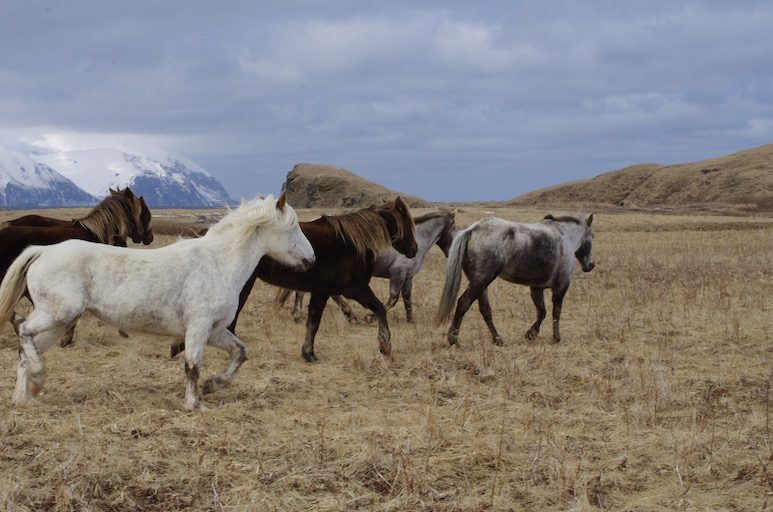
#> input picture _deprecated/data_images/horses.jpg, 773 x 512 px
$ python -i preprocessor.py   (imports and definitions only)
#> lines starting #> are read from the running program, lines starting #| are printed output that depends on the picture
#> further down, picture is the input picture: shape (512, 773, 3); mean B, G, R 125.2, 128.2, 133.3
"""视频帧预处理：对比度增强与锐化。"""

from __future__ import annotations

import cv2
import numpy as np


class FramePreprocessor:
    """增强管节环形/接缝结构的可视特征。"""

    def __init__(
        self,
        clahe_clip: float = 2.0,
        clahe_grid: tuple[int, int] = (8, 8),
        sharpen: bool = True,
        denoise: bool = False,
    ) -> None:
        self.clahe = cv2.createCLAHE(clipLimit=clahe_clip, tileGridSize=clahe_grid)
        self.sharpen = sharpen
        self.denoise = denoise
        self._sharpen_kernel = np.array(
            [[0, -1, 0], [-1, 5, -1], [0, -1, 0]], dtype=np.float32
        )

    def process(self, frame: np.ndarray) -> np.ndarray:
        if frame is None or frame.size == 0:
            return frame

        if self.denoise:
            frame = cv2.fastNlMeansDenoisingColored(frame, None, 5, 5, 7, 21)

        lab = cv2.cvtColor(frame, cv2.COLOR_BGR2LAB)
#> lab: shape (512, 773, 3); mean of channels 0, 1, 2 137.1, 130.3, 130.9
        l_channel, a_channel, b_channel = cv2.split(lab)
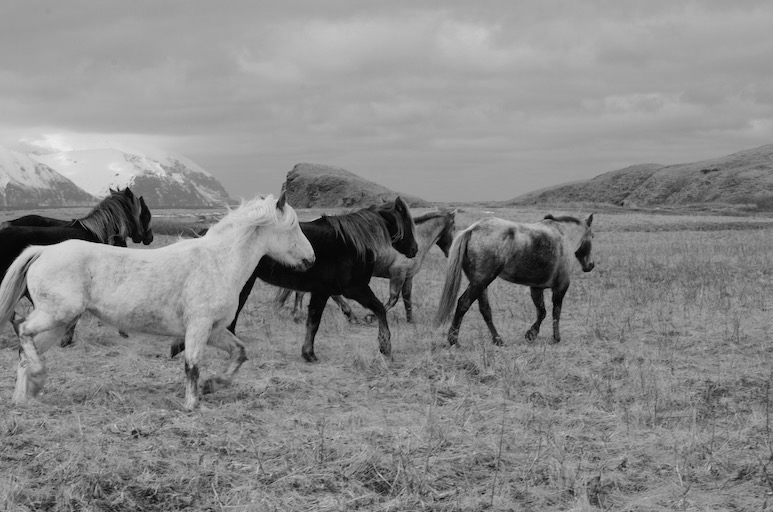
#> l_channel: shape (512, 773); min 0, max 236, mean 137.1
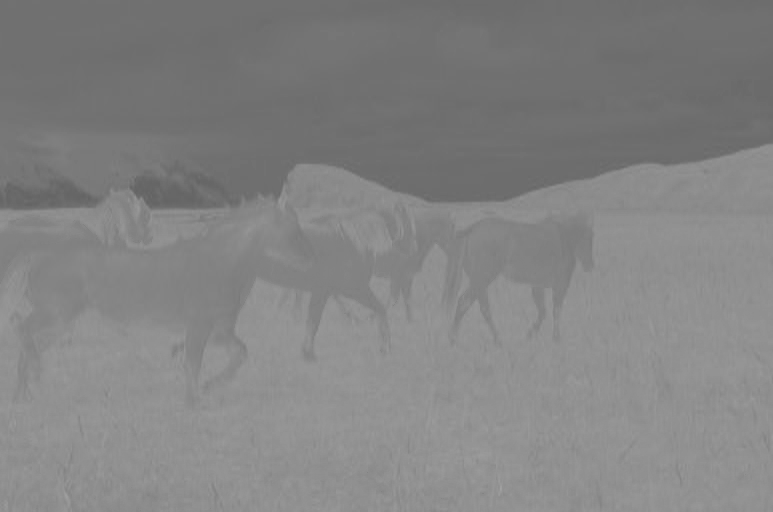
#> b_channel: shape (512, 773); min 99, max 162, mean 130.9
        l_channel = self.clahe.apply(l_channel)
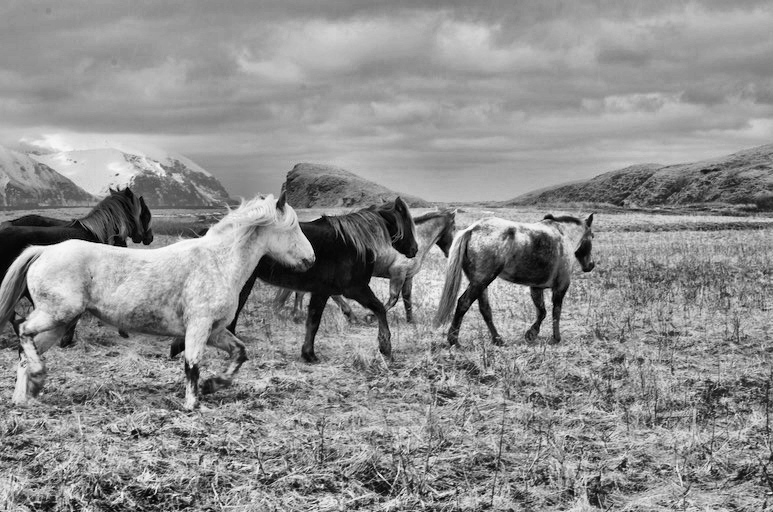
#> l_channel: shape (512, 773); min 0, max 249, mean 142.4
        enhanced = cv2.merge([l_channel, a_channel, b_channel])
#> enhanced: shape (512, 773, 3); mean of channels 0, 1, 2 142.4, 130.3, 130.9
        result = cv2.cvtColor(enhanced, cv2.COLOR_LAB2BGR)
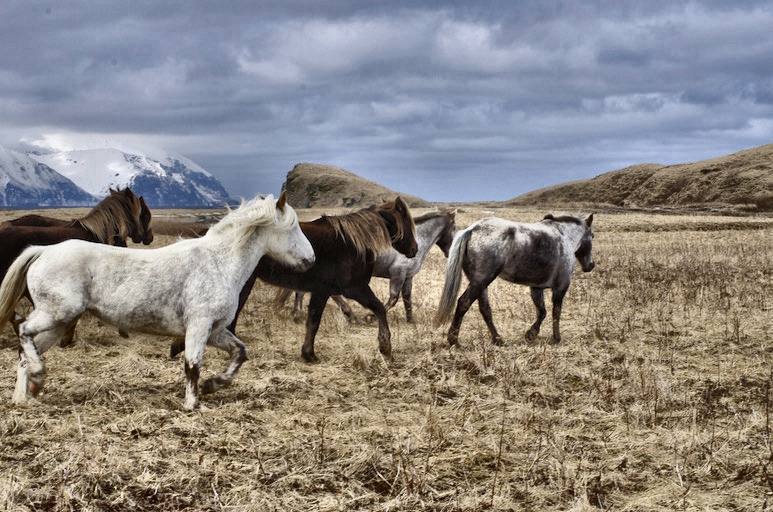
#> result: shape (512, 773, 3); mean B, G, R 130.9, 134.2, 139.2

        if self.sharpen:
            result = cv2.filter2D(result, -1, self._sharpen_kernel)
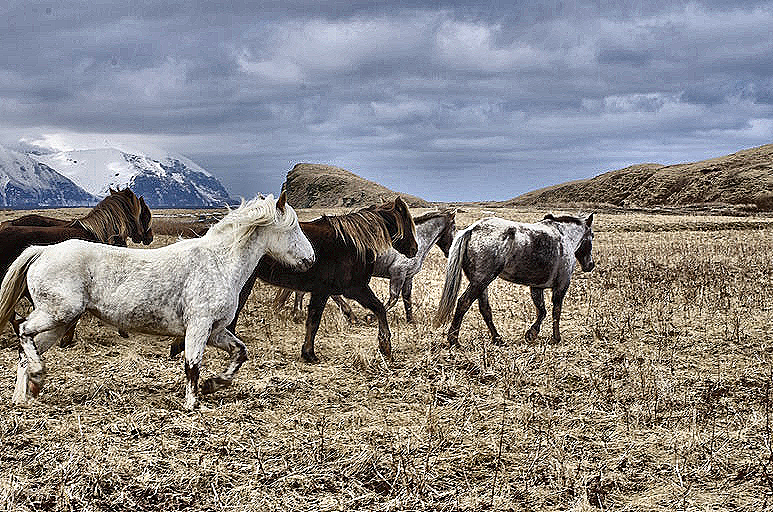
#> result: shape (512, 773, 3); mean B, G, R 134.4, 135.1, 138.1

        return result

>>> import cv2
>>> picture = cv2.imread('../../../../_deprecated/data_images/horses.jpg')
>>> result = FramePreprocessor().process(picture)

$ run again, on _deprecated/data_images/test.jpg
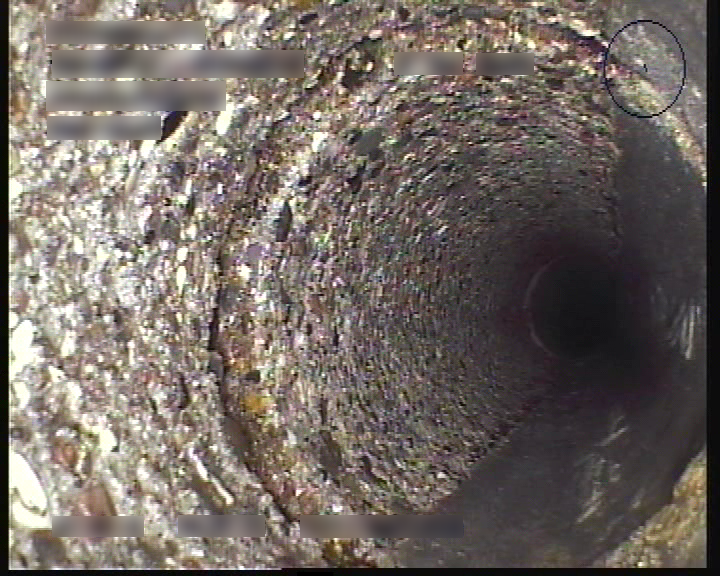
#> input picture _deprecated/data_images/test.jpg, 720 x 576 px
#> picture is the input picture: shape (576, 720, 3); mean B, G, R 99.1, 105.4, 114.3
#> lab: shape (576, 720, 3); mean of channels 0, 1, 2 112.8, 130.6, 132.6
#> in process, `l_channel, a_channel, b_channel = cv2.split(lab)`:
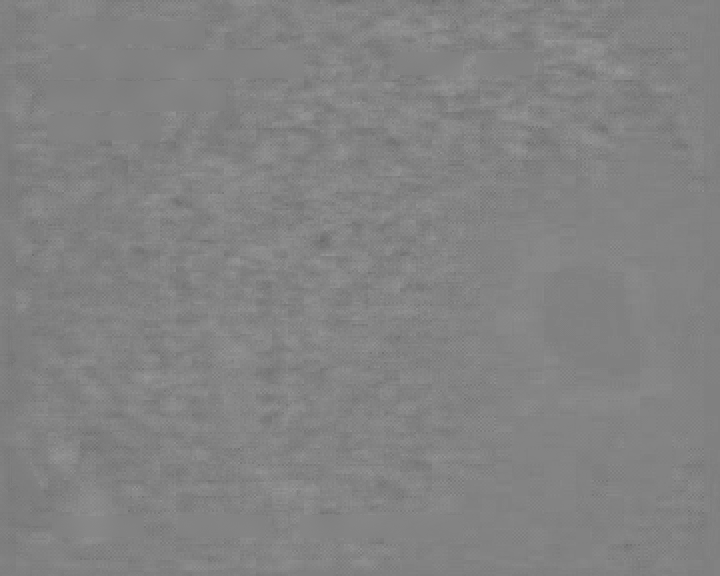
#> a_channel: shape (576, 720); min 106, max 151, mean 130.6
#> enhanced: shape (576, 720, 3); mean of channels 0, 1, 2 113.4, 130.6, 132.6
#> in process, `result = cv2.filter2D(result, -1, self._sharpen_kernel)`:
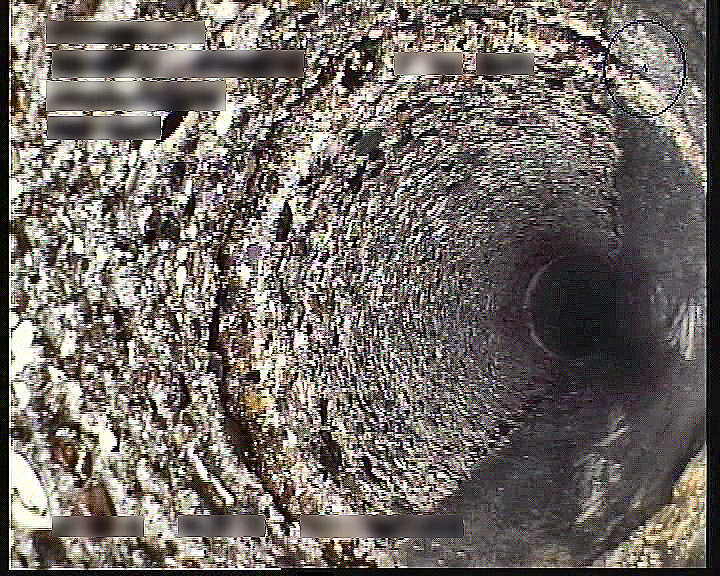
#> result: shape (576, 720, 3); mean B, G, R 102.1, 106.8, 113.8
